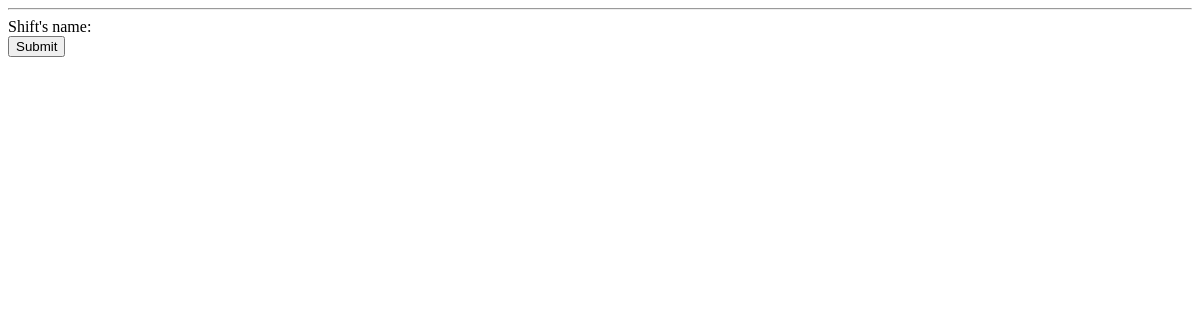
/todo/close/id=1/, run on an earlier commit of the app's database.
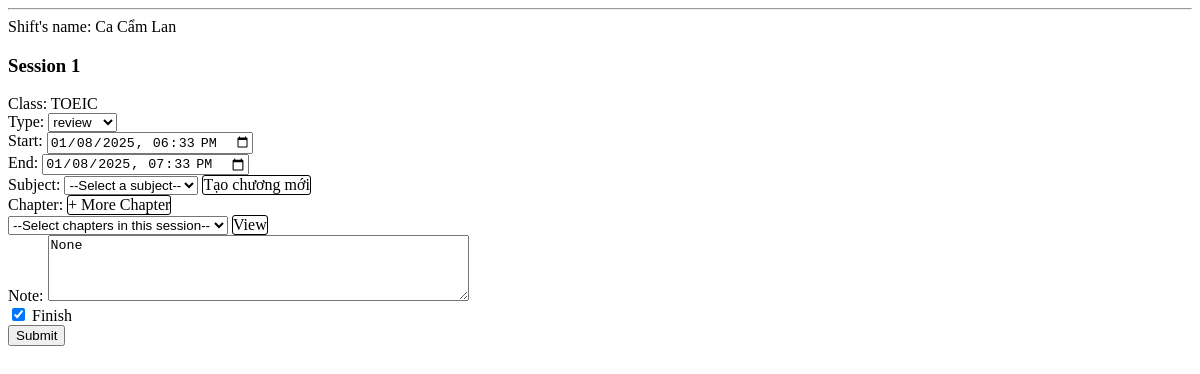
And on a later commit of the database.
### main_site/models.py (models this page shows, shortened)
class Shift(models.Model):
    name = models.CharField(max_length=50, verbose_name='Name of Shift ')
    startTime = models.DateTimeField(auto_now_add=True, verbose_name='Start time of Shift')
    endTime = models.DateTimeField(null=True, blank=True, verbose_name='End time of Shift')
    status = models.BooleanField(default=False, verbose_name='Status')
    user = models.ForeignKey(User, on_delete=models.CASCADE, verbose_name='User of this Shift', null=True)

class Session(models.Model):
    TYPE_CHOICES = (
        ('learn','learn'),
        ('review','review'),
        ('practice','practice')
    )
    startTime = models.DateTimeField(verbose_name='Start Time')
    endTime = models.DateTimeField(verbose_name='End Time')
    type = models.CharField(max_length=10,choices=TYPE_CHOICES, default='learn')
    note = models.TextField(verbose_name="Note",null=True, blank=True)
    shift = models.ForeignKey(Shift,on_delete=models.CASCADE, null=True, blank=True, verbose_name='Shift for this Session')
    classObj = models.ForeignKey(Class, on_delete=models.CASCADE, null=True, blank=True, verbose_name='Class in this session')
    subject = models.ForeignKey(Subject, on_delete=models.CASCADE, null=True, blank=True, verbose_name='Subject in this session')
    chapter = models.ManyToManyField(Chapter,blank=True, verbose_name="Chapter in this session")
    def getStart(self):
        return localtime(self.startTime).strftime('%Y-%m-%dT%H:%M')
    def getEnd(self):
        return localtime(self.endTime).strftime('%Y-%m-%dT%H:%M')
    def getDifferentChoices(self):
        typeChoices = ['learn', 'review', 'practice']
        typeChoices.remove(self.type)
        return typeChoices

class Class(models.Model):
    STATUS_CHOICES = (
        ('active','active'),
        ('upcoming','upcoming'),
        ('completed','completed'),
    )
    name = models.CharField(max_length=50, verbose_name='Tên lớp')
    startDate = models.DateField(verbose_name='Thời gian mở lớp', null=True)
    endDate = models.DateField(verbose_name='Thời gian đóng lớp', null=True)
    status = models.CharField(max_length=10, choices=STATUS_CHOICES, default='upcoming')
    maxOfDay = models.IntegerField(verbose_name='Số lượng ngày học tối đa trong kỳ', default=50)
    maxOfSessionsInDay = models.IntegerField(verbose_name="Số lượng buổi học tối đa trong ngày", default=2)
    term = models.ForeignKey(Term, on_delete=models.CASCADE, verbose_name='Thông tin kỳ học')
    def getSubjectList(self):
        return Subject.objects.filter(class_object = self)

### main_site/views.py (the view, shortened to what this page needs)
# urls.py: path('todo/close/id=<int:id>/', views.get_close_shift, name='close_shift'),
def get_close_shift(request, id):
    user = User.objects.filter(id=id).first()
    user_inf = UserInfo.objects.filter(user=user).first()
    term = Term.objects.filter(user=user).first()
    shift = Shift.objects.filter(status=False, user=user).first()
    sessions = Session.objects.filter(shift=shift)
    context = {
        'user':user,
        'user_inf': user_inf,
        'now':timezone.now(),
        'term':term,
        'shift':shift,
        'sessions':sessions,
        }
    return render(request, 'page/close_shift.html', context)

### main_site/templates/page/close_shift.html (shortened to what this page needs)
{% extends "base/base.html" %}
{% load static %}
{% block style %}
<link rel="stylesheet" href="{% static "css/closeShift.css" %}">
{% endblock style %}
{% block content %}
<hr>
<form method="POST">
    <div >
        Shift's name: {{shift.name}}
    </div>
    {% for session in sessions %}
    <div class="Session{{forloop.counter}}">
        <h3 >Session {{forloop.counter}} </h3>
        <div >
            Class: {{session.classObj.name}}
        </div>
        <div class="Session{{forloop.counter}} TypeContainer">
            Type:
            <select name="type{{forloop.counter}}" class="Type Session{{forloop.counter}}">
                <option value="{{session.type}}"> {{session.type}} </option>
            </select>
        </div>
        <div >
            Start:
            <input type="datetime-local" name="start{{forloop.counter}}" value="{{session.getStart}}">
        </div>
        <div >
            End:
            <input type="datetime-local" name="end{{forloop.counter}}" value="{{session.getEnd}}">
        </div>
        <div >
            Subject:
            <select name="subject{{forloop.counter}}" class="Subject Session{{forloop.counter}}">
                <option value="">--Select a subject--</option>
            </select>
            <div class="Session{{forloop.counter}} ClickTag CreateChapter">Tạo chương mới</div>
        </div>
        <div class="ChapterContainer Session{{forloop.counter}}">
            Chapter:
            <div class="MoreChapter ClickTag Session{{forloop.counter}}">  + More Chapter </div>
            <div class="ChapterAndContentContainer">
                <select name="chapter{{forloop.counter}}" class="Chapter Session{{forloop.counter}}">
                    <option value="">--Select chapters in this session--</option>
                </select>
                <div class="ClickTag ContentInformation">View</div>
            </div>
        </div>
        <div class="Session{{forloop.counter}} Note">
            Note: <textarea name="note{{forloop.counter}}" rows="4" cols="50">{{session.note}}</textarea>
        </div>
        <div class="RemoveSession Session{{forloop.counter}}">
            <input name="finish{{forloop.counter}}" type="checkbox" checked> Finish
        </div>
    </div>
    {% endfor %}
    <button type="submit">Submit</button>
</form>
{% endblock content %}

What changed in the data, as far as the page shows it:
added Shift: name "Ca Cẩm Lan"
added Session: classObj.name "TOEIC", type "review", getStart "01/08/2025 18:33", getEnd "01/08/2025 19:33", note "None"
